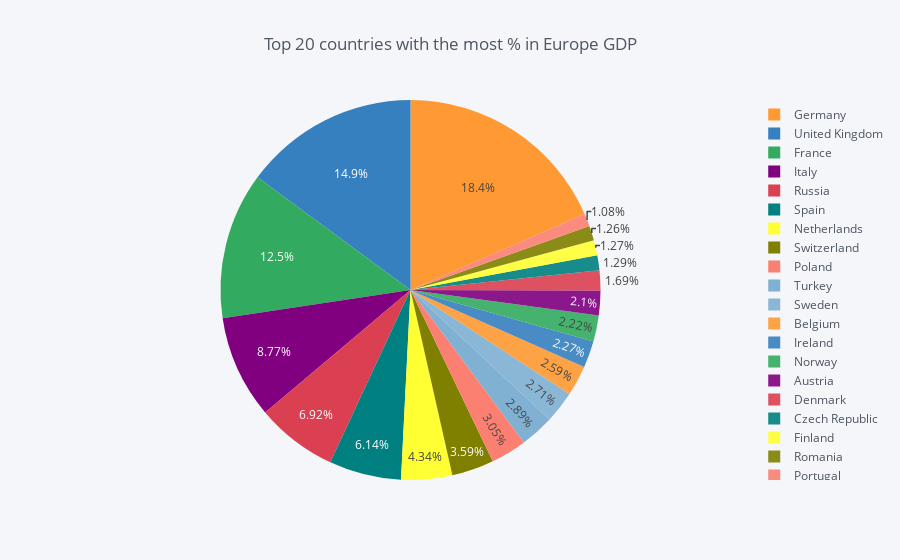

Notebook code cell kept with this figure:
### Code cell
europe.head(20).iplot(kind = 'pie', values = 'IMF_GDP', labels='Country', title='Top 20 countries with the most % in Europe GDP ')

### Figure 1 — Plotly figure (JSON) as saved in the notebook; plotly's stock layout.template omitted (floating-point values rounded to 4 significant figures)
{"data": [{"labels": ["Germany", "United Kingdom", "France", "Italy", "Russia", "Spain", "Netherlands", "Switzerland", "Poland", "Turkey", "Sweden", "Belgium", "Ireland", "Norway", "Austria", "Denmark", "Czech Republic", "Finland", "Romania", "Portugal"], "marker": {"colors": ["rgba(255, 153, 51, 1.0)", "rgba(55, 128, 191, 1.0)", "rgba(50, 171, 96, 1.0)", "rgba(128, 0, 128, 1.0)", "rgba(219, 64, 82, 1.0)", "rgba(0, 128, 128, 1.0)", "rgba(255, 255, 51, 1.0)", "rgba(128, 128, 0, 1.0)", "rgba(251, 128, 114, 1.0)", "rgba(128, 177, 211, 1.0)", "rgba(128, 177, 211, 0.8999999999999999)", "rgba(255, 153, 51, 0.8999999999999999)", "rgba(55, 128, 191, 0.8999999999999999)", "rgba(50, 171, 96, 0.8999999999999999)", "rgba(128, 0, 128, 0.8999999999999999)", "rgba(219, 64, 82, 0.8999999999999999)", "rgba(0, 128, 128, 0.8999999999999999)", "rgba(255, 255, 51, 0.8999999999999999)", "rgba(128, 128, 0, 0.8999999999999999)", "rgba(251, 128, 114, 0.8999999999999999)"]}, "name": "", "type": "pie", "values": [4.565, 3.687, 3.086, 2.169, 1.713, 1.519, 1.073, 0.8882, 0.7556, 0.7143, 0.6699, 0.6397, 0.5621, 0.5497, 0.5188, 0.4193, 0.3189, 0.3145, 0.3127, 0.2672]}], "layout": {"legend": {"bgcolor": "#F5F6F9", "font": {"color": "#4D5663"}}, "paper_bgcolor": "#F5F6F9", "plot_bgcolor": "#F5F6F9", "title": "Top 20 countries with the most % in Europe GDP ", "titlefont": {"color": "#4D5663"}}}
